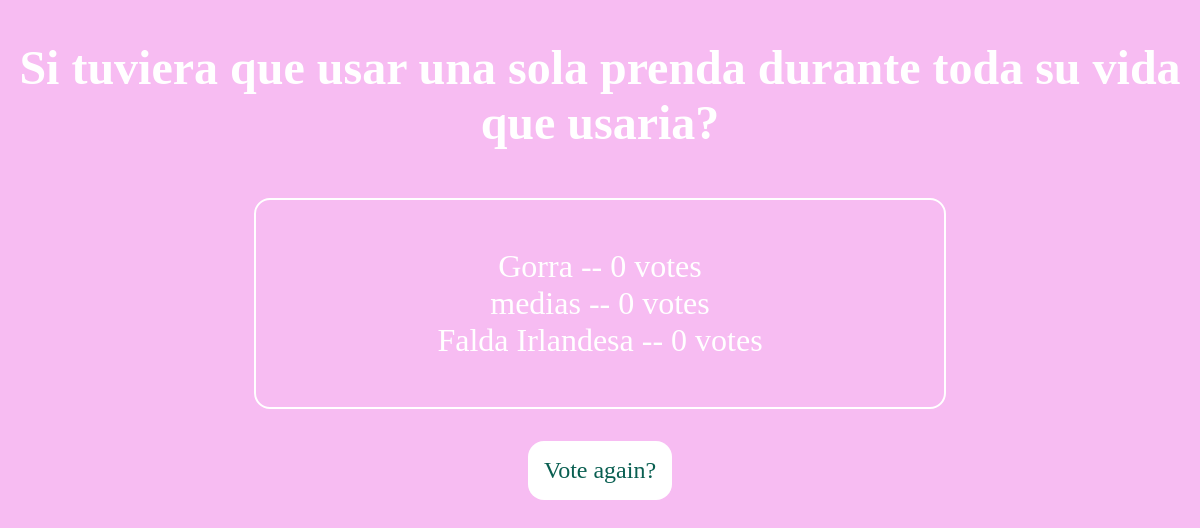
Before: /polls/5/results/ with the older database file.
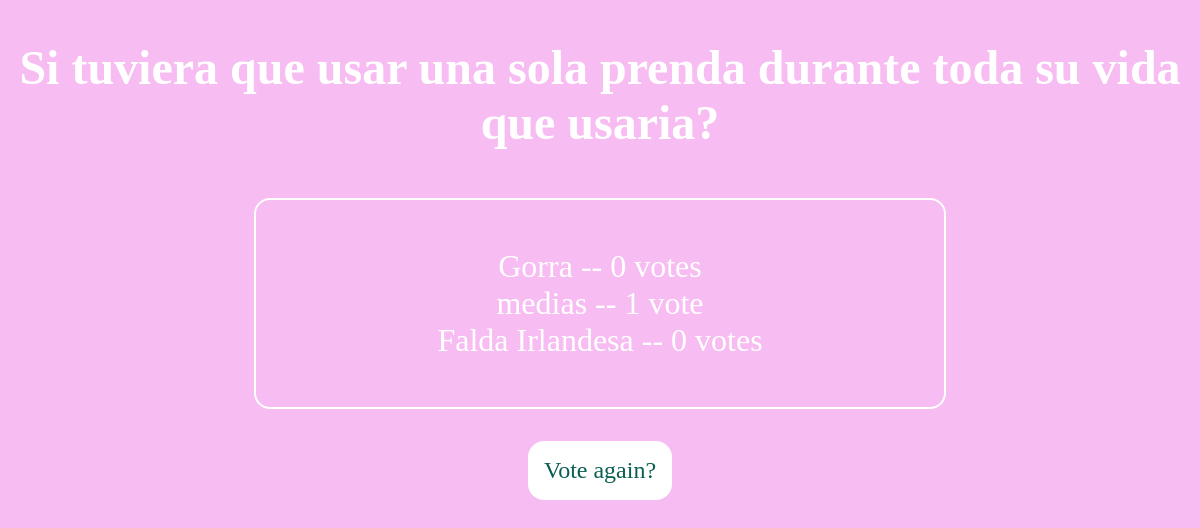
After: the same page with the newer database file.
### polls/models.py (models this page shows, shortened)
class Question(models.Model):
    question_text = models.CharField(max_length=200)
    pub_date = models.DateTimeField('date published')

class Choice(models.Model):
    question = models.ForeignKey(Question, on_delete=models.CASCADE)
    choice_text = models.CharField(max_length=200)
    votes = models.IntegerField(default=0)

### polls/views.py (the view)
# urls.py: path('<int:pk>/results/', views.ResultsView.as_view(), name='results'),
class ResultsView(generic.DetailView):
    model = Question
    template_name = 'polls/results.html'

### polls/templates/polls/results.html (shortened to what this page needs)
<!DOCTYPE html>
<html lang="en">
	<head>
	</head>
	<body class="resultsContainer">
        {% load static %}
<link rel="stylesheet" type="text/css" href="{% static 'polls/style.css' %}">
        <h1>{{ question.question_text }}</h1>
        <ul>
        {% for choice in question.choice_set.all %}
            <li>{{ choice.choice_text }} -- {{ choice.votes }} vote{{ choice.votes|pluralize }}</li>
        {% endfor %}
        </ul>
        <a href="{% url 'polls:detail' question.id %}">Vote again?</a>
</body>
</html>

### polls/static/polls/style.css (style rules this page uses)
body { background: #f7bcf2; }
li { list-style: none; }
ul { padding: 0; border: 2px solid white; padding: 3rem; border-radius: 1rem; width: 50%; display: flex; flex-direction: column; align-items: center; justify-content: center; }
h1 { color: white; text-align: center; font-size: 3rem; }
.resultsContainer { display: flex; flex-direction: column; justify-content: center; align-items: center; height: 100%; color: white; }
.resultsContainer li { font-size: 2rem; }
.resultsContainer a { text-decoration: none; background: white; border: none; font-size: 1.5rem; color: #095F51; margin-top: 1rem; border-radius: 1rem; padding: 1rem; cursor: pointer; }

Changed rows visible on the page:
changed Choice "medias": votes "0" → "1"
